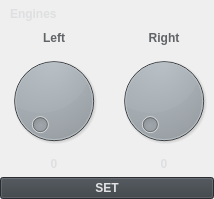
         <widget class="QFrame" name="frameEngines">
          <property name="sizePolicy">
           <sizepolicy hsizetype="Preferred" vsizetype="Preferred">
            <horstretch>0</horstretch>
            <verstretch>0</verstretch>
           </sizepolicy>
          </property>
          <property name="styleSheet">
           <string notr="true">QWidget#frameEngines{
border: 2px solid rgb(150, 150, 150);
background-color: rgb(57, 63, 68);
border-radius: 5px;
}</string>
          </property>
          <property name="frameShape">
           <enum>QFrame::NoFrame</enum>
          </property>
          <property name="frameShadow">
           <enum>QFrame::Plain</enum>
          </property>
          <layout class="QGridLayout" name="gridLayout_5">
           <property name="leftMargin">
            <number>0</number>
           </property>
           <property name="topMargin">
            <number>0</number>
           </property>
           <property name="rightMargin">
            <number>0</number>
           </property>
           <property name="bottomMargin">
            <number>0</number>
           </property>
           <item row="6" column="0" colspan="2">
            <widget class="QPushButton" name="powerButton">
             <property name="sizePolicy">
              <sizepolicy hsizetype="Preferred" vsizetype="Preferred">
               <horstretch>0</horstretch>
               <verstretch>0</verstretch>
              </sizepolicy>
             </property>
             <property name="styleSheet">
              <string notr="true">font: 10pt &quot;Siemens Sans&quot;;
font-weight: bold;
background-color: rgb(57, 63, 68);
color: rgb(227, 227, 229);</string>
             </property>
             <property name="text">
              <string>SET</string>
             </property>
            </widget>
           </item>
           <item row="3" column="0">
            <widget class="QDial" name="leftEngineDial">
             <property name="styleSheet">
              <string notr="true">background-color: rgb(96, 100, 103);</string>
             </property>
             <property name="maximum">
              <number>100</number>
             </property>
             <property name="invertedAppearance">
              <bool>false</bool>
             </property>
             <property name="wrapping">
              <bool>false</bool>
             </property>
            </widget>
           </item>
           <item row="2" column="1">
            <widget class="QLabel" name="rightEngineLabel">
             <property name="sizePolicy">
              <sizepolicy hsizetype="Preferred" vsizetype="Preferred">
               <horstretch>0</horstretch>
               <verstretch>0</verstretch>
              </sizepolicy>
             </property>
             <property name="styleSheet">
              <string notr="true">font: 13pt &quot;Siemens Sans&quot;;
font-weight: bold;
color: rgb(96, 100, 103);
background-color: transparent;</string>
             </property>
             <property name="text">
              <string>Right</string>
             </property>
             <property name="alignment">
              <set>Qt::AlignCenter</set>
             </property>
            </widget>
           </item>
           <item row="4" column="0">
            <widget class="QLabel" name="leftEnginePowerLabel">
             <property name="styleSheet">
              <string notr="true">font: 13pt &quot;Siemens Sans&quot;;
font-weight: bold;
color: rgb(222, 223, 225);
background-color: transparent;</string>
             </property>
             <property name="text">
              <string>0</string>
             </property>
             <property name="alignment">
              <set>Qt::AlignCenter</set>
             </property>
            </widget>
           </item>
           <item row="3" column="1">
            <widget class="QDial" name="rightEngineDial">
             <property name="styleSheet">
              <string notr="true">background-color: rgb(96, 100, 103);</string>
             </property>
             <property name="maximum">
              <number>100</number>
             </property>
             <property name="orientation">
              <enum>Qt::Horizontal</enum>
             </property>
            </widget>
           </item>
           <item row="4" column="1">
            <widget class="QLabel" name="rightEnginePowerLabel">
             <property name="styleSheet">
              <string notr="true">font: 13pt &quot;Siemens Sans&quot;;
font-weight: bold;
color: rgb(222, 223, 225);
background-color: transparent;</string>
             </property>
             <property name="text">
              <string>0</string>
             </property>
             <property name="alignment">
              <set>Qt::AlignCenter</set>
             </property>
            </widget>
           </item>
           <item row="1" column="0" colspan="2">
            <widget class="QLabel" name="enginesLabel">
             <property name="sizePolicy">
              <sizepolicy hsizetype="Preferred" vsizetype="Preferred">
               <horstretch>0</horstretch>
               <verstretch>0</verstretch>
              </sizepolicy>
             </property>
             <property name="minimumSize">
              <size>
               <width>0</width>
               <height>25</height>
              </size>
             </property>
             <property name="maximumSize">
              <size>
               <width>16777215</width>
               <height>25</height>
              </size>
             </property>
             <property name="styleSheet">
              <string notr="true">font: 13pt &quot;Siemens Sans&quot;;
font-weight: bold;
color: rgb(222, 223, 225);
background-color: transparent;
margin-top: 2px;</string>
             </property>
             <property name="text">
              <string>Engines</string>
             </property>
             <property name="alignment">
              <set>Qt::AlignLeading|Qt::AlignLeft|Qt::AlignVCenter</set>
             </property>
             <property name="indent">
              <number>10</number>
             </property>
            </widget>
           </item>
           <item row="2" column="0">
            <widget class="QLabel" name="leftEngineLabel">
             <property name="sizePolicy">
              <sizepolicy hsizetype="Preferred" vsizetype="Preferred">
               <horstretch>0</horstretch>
               <verstretch>0</verstretch>
              </sizepolicy>
             </property>
             <property name="minimumSize">
              <size>
               <width>108</width>
               <height>0</height>
              </size>
             </property>
             <property name="styleSheet">
              <string notr="true">font: 13pt &quot;Siemens Sans&quot;;
font-weight: bold;
color: rgb(96, 100, 103);
background-color: transparent;</string>
             </property>
             <property name="text">
              <string>Left</string>
             </property>
             <property name="alignment">
              <set>Qt::AlignCenter</set>
             </property>
            </widget>
           </item>
          </layout>
         </widget>
